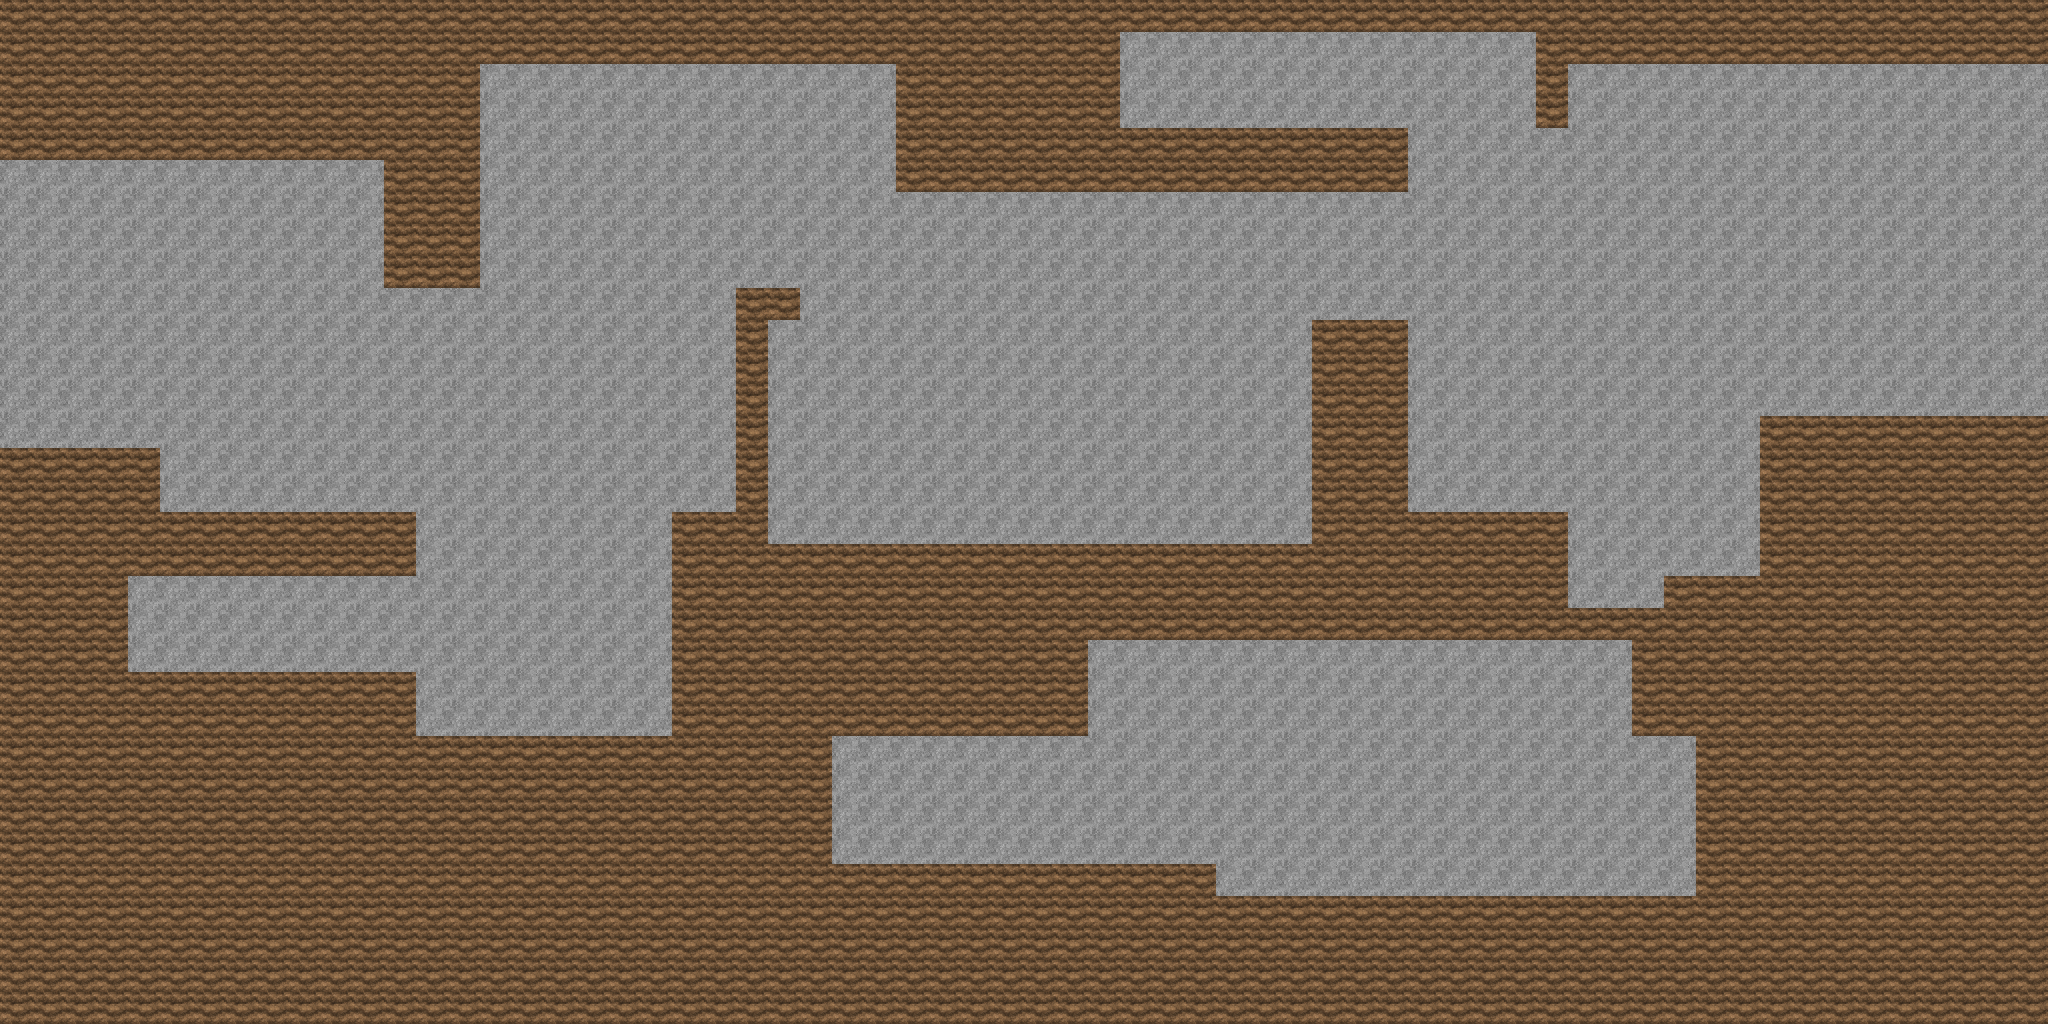

The image is a tile-based game level rendered from a .tmx file. Its description and complete source (layers, tilesets, objects, tile grids) follow:
An orthogonal 64x32 tile map with 32x32 px tiles, 1 tile layer (Tile Layer 1).

<map version="1.10" tiledversion="1.10.2" orientation="orthogonal" renderorder="right-down" width="64" height="32" tilewidth="32" tileheight="32" infinite="0" nextlayerid="2" nextobjectid="1">
 <tileset firstgid="1" source="terrain-sonicrumpets.tsx" />
 <layer id="1" name="Tile Layer 1" width="64" height="32">
  <data encoding="csv">
3,3,3,3,3,3,3,3,3,3,3,3,3,3,3,3,3,3,3,3,3,3,3,3,3,3,3,3,3,3,3,3,3,3,3,3,3,3,3,3,3,3,3,3,3,3,3,3,3,3,3,3,3,3,3,3,3,3,3,3,3,3,3,3,
3,3,3,3,3,3,3,3,3,3,3,3,3,3,3,3,3,3,3,3,3,3,3,3,3,3,3,3,3,3,3,3,3,3,3,1,1,1,1,1,1,1,1,1,1,1,1,1,3,3,3,3,3,3,3,3,3,3,3,3,3,3,3,3,
3,3,3,3,3,3,3,3,3,3,3,3,3,3,3,1,1,1,1,1,1,1,1,1,1,1,1,1,3,3,3,3,3,3,3,1,1,1,1,1,1,1,1,1,1,1,1,1,3,1,1,1,1,1,1,1,1,1,1,1,1,1,1,1,
3,3,3,3,3,3,3,3,3,3,3,3,3,3,3,1,1,1,1,1,1,1,1,1,1,1,1,1,3,3,3,3,3,3,3,1,1,1,1,1,1,1,1,1,1,1,1,1,3,1,1,1,1,1,1,1,1,1,1,1,1,1,1,1,
3,3,3,3,3,3,3,3,3,3,3,3,3,3,3,1,1,1,1,1,1,1,1,1,1,1,1,1,3,3,3,3,3,3,3,3,3,3,3,3,3,3,3,3,1,1,1,1,1,1,1,1,1,1,1,1,1,1,1,1,1,1,1,1,
1,1,1,1,1,1,1,1,1,1,1,1,3,3,3,1,1,1,1,1,1,1,1,1,1,1,1,1,3,3,3,3,3,3,3,3,3,3,3,3,3,3,3,3,1,1,1,1,1,1,1,1,1,1,1,1,1,1,1,1,1,1,1,1,
1,1,1,1,1,1,1,1,1,1,1,1,3,3,3,1,1,1,1,1,1,1,1,1,1,1,1,1,1,1,1,1,1,1,1,1,1,1,1,1,1,1,1,1,1,1,1,1,1,1,1,1,1,1,1,1,1,1,1,1,1,1,1,1,
1,1,1,1,1,1,1,1,1,1,1,1,3,3,3,1,1,1,1,1,1,1,1,1,1,1,1,1,1,1,1,1,1,1,1,1,1,1,1,1,1,1,1,1,1,1,1,1,1,1,1,1,1,1,1,1,1,1,1,1,1,1,1,1,
1,1,1,1,1,1,1,1,1,1,1,1,3,3,3,1,1,1,1,1,1,1,1,1,1,1,1,1,1,1,1,1,1,1,1,1,1,1,1,1,1,1,1,1,1,1,1,1,1,1,1,1,1,1,1,1,1,1,1,1,1,1,1,1,
1,1,1,1,1,1,1,1,1,1,1,1,1,1,1,1,1,1,1,1,1,1,1,3,3,1,1,1,1,1,1,1,1,1,1,1,1,1,1,1,1,1,1,1,1,1,1,1,1,1,1,1,1,1,1,1,1,1,1,1,1,1,1,1,
1,1,1,1,1,1,1,1,1,1,1,1,1,1,1,1,1,1,1,1,1,1,1,3,1,1,1,1,1,1,1,1,1,1,1,1,1,1,1,1,1,3,3,3,1,1,1,1,1,1,1,1,1,1,1,1,1,1,1,1,1,1,1,1,
1,1,1,1,1,1,1,1,1,1,1,1,1,1,1,1,1,1,1,1,1,1,1,3,1,1,1,1,1,1,1,1,1,1,1,1,1,1,1,1,1,3,3,3,1,1,1,1,1,1,1,1,1,1,1,1,1,1,1,1,1,1,1,1,
1,1,1,1,1,1,1,1,1,1,1,1,1,1,1,1,1,1,1,1,1,1,1,3,1,1,1,1,1,1,1,1,1,1,1,1,1,1,1,1,1,3,3,3,1,1,1,1,1,1,1,1,1,1,1,1,1,1,1,1,1,1,1,1,
1,1,1,1,1,1,1,1,1,1,1,1,1,1,1,1,1,1,1,1,1,1,1,3,1,1,1,1,1,1,1,1,1,1,1,1,1,1,1,1,1,3,3,3,1,1,1,1,1,1,1,1,1,1,1,3,3,3,3,3,3,3,3,3,
3,3,3,3,3,1,1,1,1,1,1,1,1,1,1,1,1,1,1,1,1,1,1,3,1,1,1,1,1,1,1,1,1,1,1,1,1,1,1,1,1,3,3,3,1,1,1,1,1,1,1,1,1,1,1,3,3,3,3,3,3,3,3,3,
3,3,3,3,3,1,1,1,1,1,1,1,1,1,1,1,1,1,1,1,1,1,1,3,1,1,1,1,1,1,1,1,1,1,1,1,1,1,1,1,1,3,3,3,1,1,1,1,1,1,1,1,1,1,1,3,3,3,3,3,3,3,3,3,
3,3,3,3,3,3,3,3,3,3,3,3,3,1,1,1,1,1,1,1,1,3,3,3,1,1,1,1,1,1,1,1,1,1,1,1,1,1,1,1,1,3,3,3,3,3,3,3,3,1,1,1,1,1,1,3,3,3,3,3,3,3,3,3,
3,3,3,3,3,3,3,3,3,3,3,3,3,1,1,1,1,1,1,1,1,3,3,3,3,3,3,3,3,3,3,3,3,3,3,3,3,3,3,3,3,3,3,3,3,3,3,3,3,1,1,1,1,1,1,3,3,3,3,3,3,3,3,3,
3,3,3,3,1,1,1,1,1,1,1,1,1,1,1,1,1,1,1,1,1,3,3,3,3,3,3,3,3,3,3,3,3,3,3,3,3,3,3,3,3,3,3,3,3,3,3,3,3,1,1,1,3,3,3,3,3,3,3,3,3,3,3,3,
3,3,3,3,1,1,1,1,1,1,1,1,1,1,1,1,1,1,1,1,1,3,3,3,3,3,3,3,3,3,3,3,3,3,3,3,3,3,3,3,3,3,3,3,3,3,3,3,3,3,3,3,3,3,3,3,3,3,3,3,3,3,3,3,
3,3,3,3,1,1,1,1,1,1,1,1,1,1,1,1,1,1,1,1,1,3,3,3,3,3,3,3,3,3,3,3,3,3,1,1,1,1,1,1,1,1,1,1,1,1,1,1,1,1,1,3,3,3,3,3,3,3,3,3,3,3,3,3,
3,3,3,3,3,3,3,3,3,3,3,3,3,1,1,1,1,1,1,1,1,3,3,3,3,3,3,3,3,3,3,3,3,3,1,1,1,1,1,1,1,1,1,1,1,1,1,1,1,1,1,3,3,3,3,3,3,3,3,3,3,3,3,3,
3,3,3,3,3,3,3,3,3,3,3,3,3,1,1,1,1,1,1,1,1,3,3,3,3,3,3,3,3,3,3,3,3,3,1,1,1,1,1,1,1,1,1,1,1,1,1,1,1,1,1,3,3,3,3,3,3,3,3,3,3,3,3,3,
3,3,3,3,3,3,3,3,3,3,3,3,3,3,3,3,3,3,3,3,3,3,3,3,3,3,1,1,1,1,1,1,1,1,1,1,1,1,1,1,1,1,1,1,1,1,1,1,1,1,1,1,1,3,3,3,3,3,3,3,3,3,3,3,
3,3,3,3,3,3,3,3,3,3,3,3,3,3,3,3,3,3,3,3,3,3,3,3,3,3,1,1,1,1,1,1,1,1,1,1,1,1,1,1,1,1,1,1,1,1,1,1,1,1,1,1,1,3,3,3,3,3,3,3,3,3,3,3,
3,3,3,3,3,3,3,3,3,3,3,3,3,3,3,3,3,3,3,3,3,3,3,3,3,3,1,1,1,1,1,1,1,1,1,1,1,1,1,1,1,1,1,1,1,1,1,1,1,1,1,1,1,3,3,3,3,3,3,3,3,3,3,3,
3,3,3,3,3,3,3,3,3,3,3,3,3,3,3,3,3,3,3,3,3,3,3,3,3,3,1,1,1,1,1,1,1,1,1,1,1,1,1,1,1,1,1,1,1,1,1,1,1,1,1,1,1,3,3,3,3,3,3,3,3,3,3,3,
3,3,3,3,3,3,3,3,3,3,3,3,3,3,3,3,3,3,3,3,3,3,3,3,3,3,3,3,3,3,3,3,3,3,3,3,3,3,1,1,1,1,1,1,1,1,1,1,1,1,1,1,1,3,3,3,3,3,3,3,3,3,3,3,
3,3,3,3,3,3,3,3,3,3,3,3,3,3,3,3,3,3,3,3,3,3,3,3,3,3,3,3,3,3,3,3,3,3,3,3,3,3,3,3,3,3,3,3,3,3,3,3,3,3,3,3,3,3,3,3,3,3,3,3,3,3,3,3,
3,3,3,3,3,3,3,3,3,3,3,3,3,3,3,3,3,3,3,3,3,3,3,3,3,3,3,3,3,3,3,3,3,3,3,3,3,3,3,3,3,3,3,3,3,3,3,3,3,3,3,3,3,3,3,3,3,3,3,3,3,3,3,3,
3,3,3,3,3,3,3,3,3,3,3,3,3,3,3,3,3,3,3,3,3,3,3,3,3,3,3,3,3,3,3,3,3,3,3,3,3,3,3,3,3,3,3,3,3,3,3,3,3,3,3,3,3,3,3,3,3,3,3,3,3,3,3,3,
3,3,3,3,3,3,3,3,3,3,3,3,3,3,3,3,3,3,3,3,3,3,3,3,3,3,3,3,3,3,3,3,3,3,3,3,3,3,3,3,3,3,3,3,3,3,3,3,3,3,3,3,3,3,3,3,3,3,3,3,3,3,3,3
</data>
 </layer>
</map>
